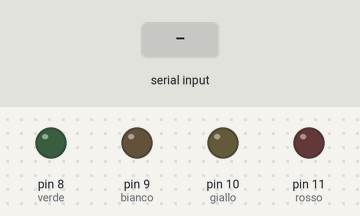
Bench run of a sketch on a simulated Arduino Uno, built with avr-gcc and run on an emulated ATmega328P. On the bench: output pins drawn as LEDs (lit = HIGH). The test bench sets the inputs (shaded band). Random numbers use the default seed unless the sketch sets one; what the sketch prints to the serial monitor is not drawn.

Above: at 0.8 s.
0.9 s: "90,45\n" received over Serial
At 2.3 s:
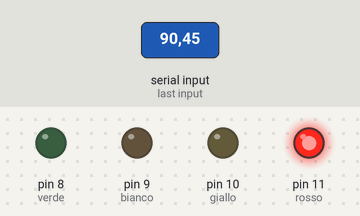
At 5.1 s:
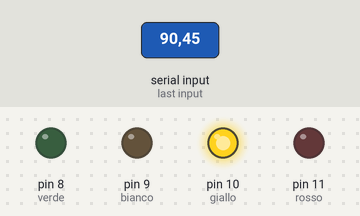
Timing chart, 0 to 17.4 s (numbered marks = the images above; inputs shaded):
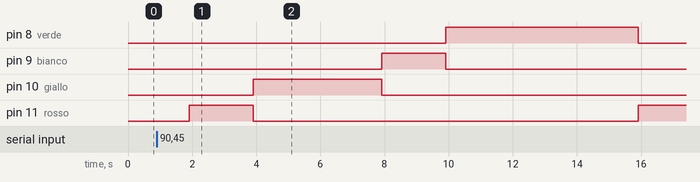

Measured:
- after the input at 0.9 s, pin 8 (verde): LOW → HIGH after 9.0 s, → LOW 6.0 s later; pin 9 (bianco): LOW → HIGH after 7.0 s, → LOW 2.0 s later; pin 10 (giallo): LOW → HIGH after 3.0 s, → LOW 4.0 s later; pin 11 (rosso): LOW → HIGH after 1.0 s, → LOW 2.0 s later, → HIGH 12.0 s later

The sketch:

gazzolaleonardo_A_Verifica16-02-2019.ino
```cpp
int rosso = 11;
int giallo = 10;
int bianco = 9;
int verde = 8;
int DURATA = 0;
int i = 0;
int randNumero;
int cicli;
String serial;

void setup() {
  // put your setup code here, to run once:
  Serial.begin(9600);
  Serial.println("Seriale attiva");
  pinMode(rosso, OUTPUT);
  pinMode(giallo, OUTPUT);
  pinMode(bianco, OUTPUT);
  pinMode(verde, OUTPUT);
  richiesta();
}

void loop() {
  // put your main code here, to run repeatedly:
  if(i == cicli){
    genera();
    i = 0;
  }
  digitalWrite(rosso, HIGH); //accensione led
  delay(DURATA); //durata accensione led
  digitalWrite(rosso, LOW); //spegnimento led
  digitalWrite(giallo, HIGH);
  delay(DURATA*2);
  digitalWrite(giallo, LOW);
  digitalWrite(bianco, HIGH);
  delay(DURATA);
  digitalWrite(bianco, LOW);
  digitalWrite(verde, HIGH);
  delay(DURATA*3);
  digitalWrite(verde, LOW);
  i++; //incremento variabile dei cicli
}

void richiesta(){
  //viene richiesto in input il numero di cicli
  Serial.println("Inserire dopo quanti dopo quanti CICLI il programma deve ricominciare dall’inizio:");
  while(Serial.available() == 0);
    if (Serial.available() > 0){
      serial = Serial.readString();
      Serial.println(serial.toInt());
      cicli = serial.toInt();
      i = 0;
  }
  genera();
}
void genera(){
  //viene generata la durata in secondi di accensione dei led
  Serial.println("Durata in secondi di accensione dei led:");
  randNumero = random(0, 5);
  Serial.println(randNumero);
  DURATA = randNumero*1000;
}
```
